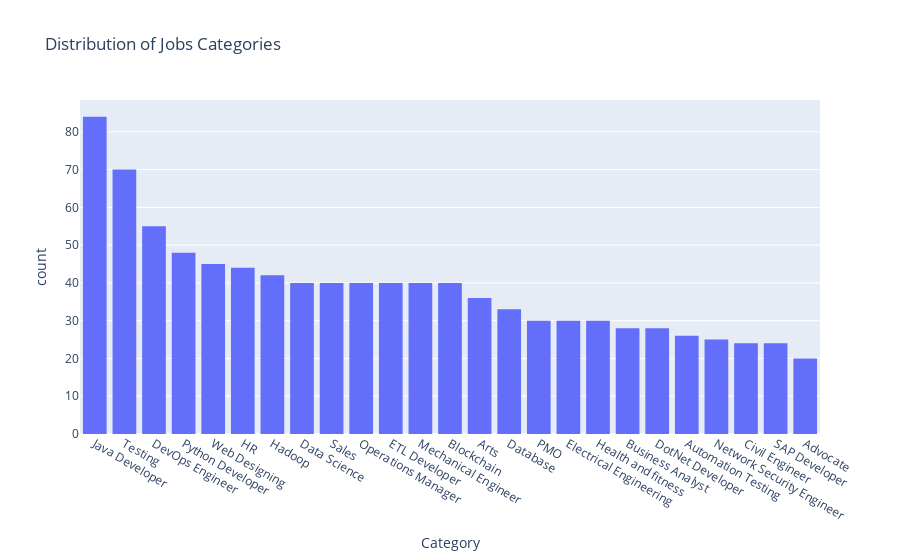

Notebook code for this chart:
### Code cell
# Create a histogram to visualize the distribution of job categories
fig = px.histogram(
    data, x="Category", title="Distribution of Jobs Categories"
).update_xaxes(categoryorder="total descending")
fig.show()

### Figure 1 — Plotly figure (JSON) as saved in the notebook; plotly's stock layout.template omitted (floating-point values rounded to 4 significant figures; data arrays with more than 128 entries replaced by an {"elided": "..."} marker saying what was removed)
{"data": [{"alignmentgroup": "True", "bingroup": "x", "hovertemplate": "Category=%{x}<br>count=%{y}<extra></extra>", "legendgroup": "", "marker": {"color": "#636efa", "pattern": {"shape": ""}}, "name": "", "offsetgroup": "", "orientation": "v", "showlegend": false, "type": "histogram", "x": {"elided": "962 str values"}, "xaxis": "x", "yaxis": "y"}], "layout": {"barmode": "relative", "legend": {"tracegroupgap": 0}, "title": {"text": "Distribution of Jobs Categories"}, "xaxis": {"anchor": "y", "categoryorder": "total descending", "domain": [0, 1], "title": {"text": "Category"}}, "yaxis": {"anchor": "x", "domain": [0, 1], "title": {"text": "count"}}}}
